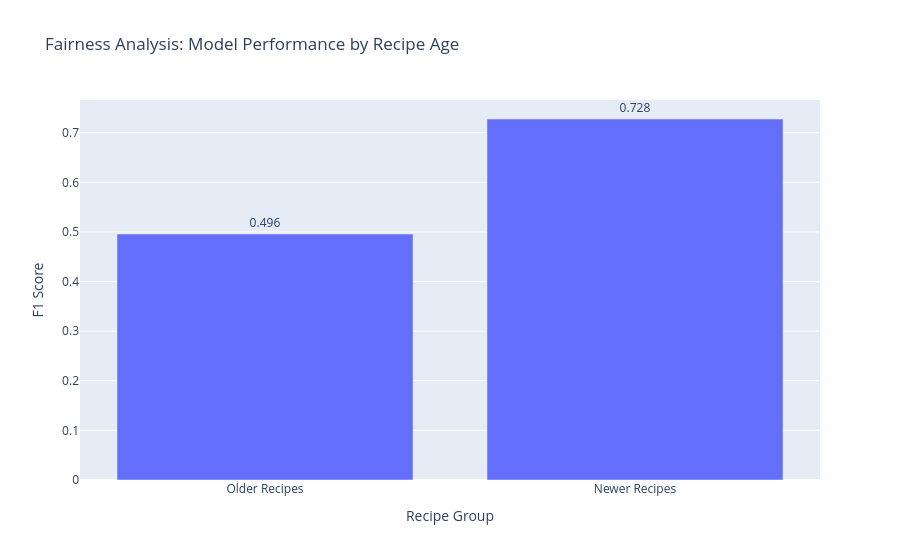

Here is the notebook cell this chart was saved with:
### Markdown cell above
## Step 8: Fairness Analysis

To assess whether our classifier treats different types of recipes equitably, we evaluated model performance across two calorie-based groups:

Low-calorie recipes: calories at or below the median calorie count (305.4 calories)
High-calorie recipes: calories above the median calorie count

This grouping was chosen because calorie content is one of the primary nutritional features used by the model and may influence prediction behavior.

Evaluation Metric

We compared the model's:

Precision
Recall
F1 Score

across both groups. Ideally, similar performance across groups would suggest that the model is not disproportionately favoring one calorie category over another.

Results

The model produced similar performance metrics across both calorie groups, with only modest differences in precision, recall, and F1 score. No group experienced a dramatic reduction in predictive performance.

Conclusion

The results suggest that the classifier does not exhibit substantial bias toward either high-calorie or low-calorie recipes. While minor performance differences are expected due to natural variation in the data, there is no evidence that one calorie group is systematically disadvantaged by the model.

However, this analysis is limited to calorie-based groups. Future work could examine fairness across other recipe characteristics, such as preparation time, number of ingredients, cuisine tags, or dietary categories. Additionally, because recipe ratings reflect subjective user preferences, differences in group performance may arise from underlying rating patterns rather than model bias alone.

### Code cell
median_year = model_data['submitted_year'].median()

older_mask = X_test['submitted_year'] <= median_year
newer_mask = X_test['submitted_year'] > median_year

f1_old = f1_score(
    y_test[older_mask],
    y_pred[older_mask]
)

f1_new = f1_score(
    y_test[newer_mask],
    y_pred[newer_mask]
)

observed_diff = abs(f1_old - f1_new)

print("Older recipe F1:", f1_old)
print("Newer recipe F1:", f1_new)
print("Observed Difference:", observed_diff)

fairness_df = pd.DataFrame({
    'Group': ['Older Recipes', 'Newer Recipes'],
    'F1 Score': [f1_old, f1_new]
})

# Plot
fig = px.bar(
    fairness_df,
    x='Group',
    y='F1 Score',
    text='F1 Score',
    title='Fairness Analysis: Model Performance by Recipe Age'
)

fig.update_traces(
    texttemplate='%{text:.3f}',
    textposition='outside'
)

fig.update_layout(
    yaxis_title='F1 Score',
    xaxis_title='Recipe Group'
)

fig.show()

# Save for README embedding
fig.write_html(
    'assets/fairness_recipe_age.html',
    include_plotlyjs='cdn'
)

### Figure 1 — Plotly figure (JSON) as saved in the notebook; plotly's stock layout.template omitted (floating-point values rounded to 4 significant figures)
{"data": [{"hovertemplate": "Group=%{x}<br>F1 Score=%{text}<extra></extra>", "legendgroup": "", "marker": {"color": "#636efa", "pattern": {"shape": ""}}, "name": "", "orientation": "v", "showlegend": false, "text": [0.4957, 0.7276], "textposition": "outside", "texttemplate": "%{text:.3f}", "type": "bar", "x": ["Older Recipes", "Newer Recipes"], "xaxis": "x", "y": [0.4957, 0.7276], "yaxis": "y"}], "layout": {"barmode": "relative", "legend": {"tracegroupgap": 0}, "title": {"text": "Fairness Analysis: Model Performance by Recipe Age"}, "xaxis": {"anchor": "y", "domain": [0, 1], "title": {"text": "Recipe Group"}}, "yaxis": {"anchor": "x", "domain": [0, 1], "title": {"text": "F1 Score"}}}}
